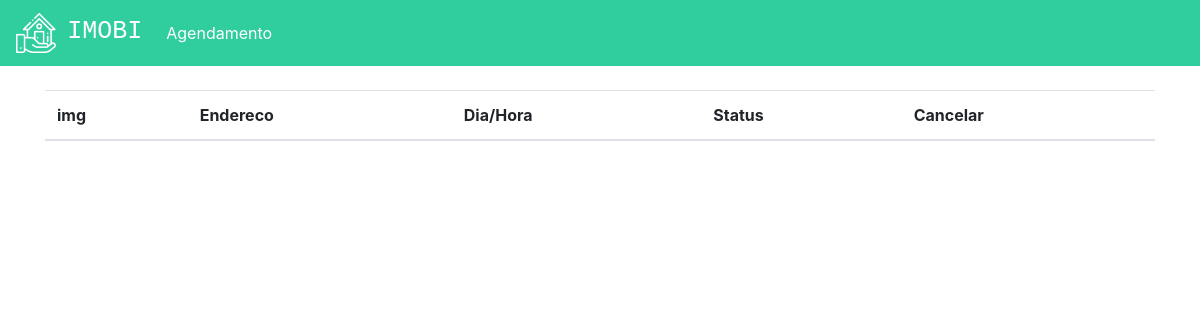
The app's page /agendamentos (signed in), older data.
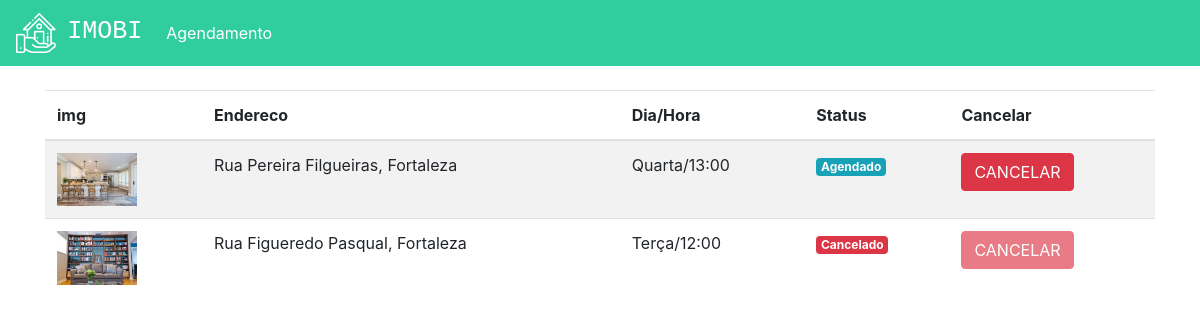
The same page, newer data.
### plataforma/models.py (models this page shows, shortened)
class Visitas(models.Model):
    choices = (('S', 'Segunda'),
                ('T', 'Terça'),
                ('Q', 'Quarta'),
                ('QI', 'Quinta'),
                ('SE', 'Sexta'),
                ('SA', 'Sabado'),
                ('D', 'Domingo'))
    choices_status = (('A', 'Agendado'),
                      ('F', 'Finalizado'),
                      ('C', 'Cancelado'))
    imovel = models.ForeignKey(Imovei, on_delete=models.DO_NOTHING)
    usuario = models.ForeignKey(User, on_delete=models.DO_NOTHING)
    dia = models.CharField(max_length=20)
    horario = models.TimeField()
    status = models.CharField(max_length=1, choices=choices_status, default="A")

class Imovei(models.Model):
    choices = (('V', 'Venda'),
               ('A', 'Aluguel'))
    choices_imovel = (('A', 'Apartamento'),
                      ('C', 'Casa'))
    imagens = models.ManyToManyField(Imagem)
    valor = models.FloatField()
    quartos = models.IntegerField()
    tamanho = models.FloatField()
    cidade = models.ForeignKey(Cidade, on_delete=models.DO_NOTHING)
    rua = models.CharField(max_length=50)
    tipo = models.CharField(max_length=1, choices=choices)
    tipo_imovel = models.CharField(max_length=1, choices=choices_imovel)
    numero = models.IntegerField()
    descricao = models.TextField()
    dias_visita = models.ManyToManyField(DiasVisita)
    horarios = models.ManyToManyField(Horario)

class Imagem(models.Model):
    img = models.ImageField(upload_to='img')
    def __str__(self) -> str:
        return self.img.url

class Cidade(models.Model):
    nome = models.CharField(max_length=30)
    def __str__(self) -> str:
        return self.nome

### plataforma/views.py (the view)
# urls.py: path('agendamentos', views.agendamentos, name="agendamentos"),
def agendamentos(request):
    visitas = Visitas.objects.filter(usuario=request.user)
    return render(request, "agendamentos.html", {'visitas': visitas})

### templates/agendamentos.html (shortened to what this page needs)
{% extends 'base.html' %}
{% load static %}
{% block 'head' %}
<link rel="stylesheet" href="{% static 'plataforma/css/home.css' %}">
{% endblock  %}
{% block 'body' %}
    <div class="container">
        <br>
        <table class="table table-striped">
        <thead>
            <tr>
                <th scope="col">img</th>
                <th scope="col">Endereco</th>
                <th scope="col">Dia/Hora</th>
                <th scope="col">Status</th>
                <th scope="col">Cancelar</th>
            </tr>
        </thead>
        <tbody>
            {% for visita in visitas %}
                <tr>
                    <th><img width="80" src="{{visita.imovel.imagens.all.0}}"></th>
                    <td>{{visita.imovel.rua}}, {{visita.imovel.cidade}}</td>
                    <td>{{visita.dia}}/{{visita.horario}}</td>
                    <td>
                        {% if visita.status == "A" %}
                            <span class="badge badge-info">Agendado</span>
                        {% endif %}
                        {% if visita.status == "C" %}
                            <span class="badge badge-danger">Cancelado</span>
                        {% endif %}
                    </td>
                    <td>
                        {% if visita.status == "A" %}
                            <a href="{% url 'cancelar_agendamento' visita.id %}" class="btn btn-danger">CANCELAR</a>
                        {% else %}
                            <a href="" class="btn btn-danger disabled">CANCELAR</a>
                        {% endif %}
                    </td>
                </tr>
            {% endfor %}
        </tbody>
    </table>
    </div>
{% endblock  %}

### templates/base.html (shortened to what this page needs)
{% load static %}
<!doctype html>
<html lang="pt-BR">
<head>
{% block 'head' %}{% endblock %}
<link rel="stylesheet" href="https://cdn.jsdelivr.net/npm/bootstrap@4.6.1/dist/css/bootstrap.min.css">
</head>
<body>
{% if user.is_authenticated %}
    <nav class="navbar navbar-expand-lg navbar-dark bg_navbar">
      <a class="navbar-brand" href="{% url 'home' %}">
                  <img width="40" src="{% static 'autenticacao/img/logo.png' %}">
                          &nbsp<h3 class="font_logo">IMOBI</h3></a>
      <div class="collapse navbar-collapse" id="navbarNav">
        <ul class="navbar-nav">
          <li class="nav-item active">
            <a class="nav-link" href="{% url 'agendamentos' %}">Agendamento</a>
          </li>
        </ul>
      </div>
    </nav>
{% endif %}
{% block 'body' %}{% endblock %}
</body>
</html>

### templates/static/plataforma/css/home.css (style rules this page uses)
.bg_navbar { background-color: #30CD9E; }
.font_logo { font-family: 'Courier New', Courier, monospace; font-size: 25px; display: inline; }

Row changes from the older to the newer data that the page shows:
added Visitas: imovel.imagens.all.0 (picture), imovel.rua "Rua Pereira Filgueiras", imovel.cidade "Fortaleza", dia "Quarta", horario "13:00", status "Agendado"
added Visitas: imovel.imagens.all.0 (picture), imovel.rua "Rua Figueredo Pasqual", imovel.cidade "Fortaleza", dia "Terça", horario "12:00", status "Cancelado"
